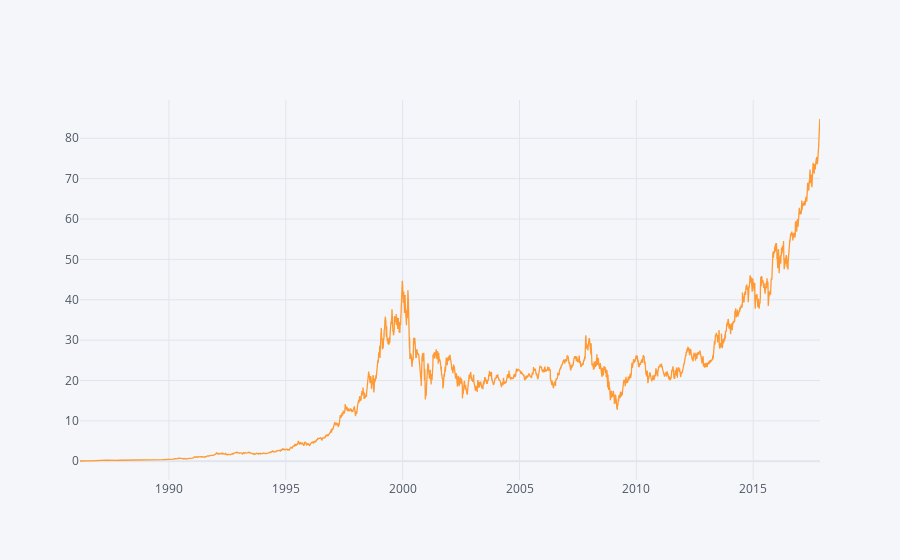

The code cell stored with this chart in its notebook:
### Markdown cell above
Interactive plot of complete dataset

### Code cell
training_set.iplot(kind='line',y='Open',x='Date')

### Figure 1 — Plotly figure (JSON) as saved in the notebook; plotly's stock layout.template omitted (floating-point values rounded to 4 significant figures; data arrays with more than 128 entries replaced by an {"elided": "..."} marker saying what was removed)
{"data": [{"line": {"color": "rgba(255, 153, 51, 1.0)", "dash": "solid", "shape": "linear", "width": 1.3}, "mode": "lines", "name": "Open", "text": "", "type": "scatter", "x": {"elided": "7983 str values"}, "y": {"elided": "7983 float values"}}], "layout": {"legend": {"bgcolor": "#F5F6F9", "font": {"color": "#4D5663"}}, "paper_bgcolor": "#F5F6F9", "plot_bgcolor": "#F5F6F9", "title": {"font": {"color": "#4D5663"}}, "xaxis": {"gridcolor": "#E1E5ED", "showgrid": true, "tickfont": {"color": "#4D5663"}, "title": {"font": {"color": "#4D5663"}, "text": ""}, "zerolinecolor": "#E1E5ED"}, "yaxis": {"gridcolor": "#E1E5ED", "showgrid": true, "tickfont": {"color": "#4D5663"}, "title": {"font": {"color": "#4D5663"}, "text": ""}, "zerolinecolor": "#E1E5ED"}}}
